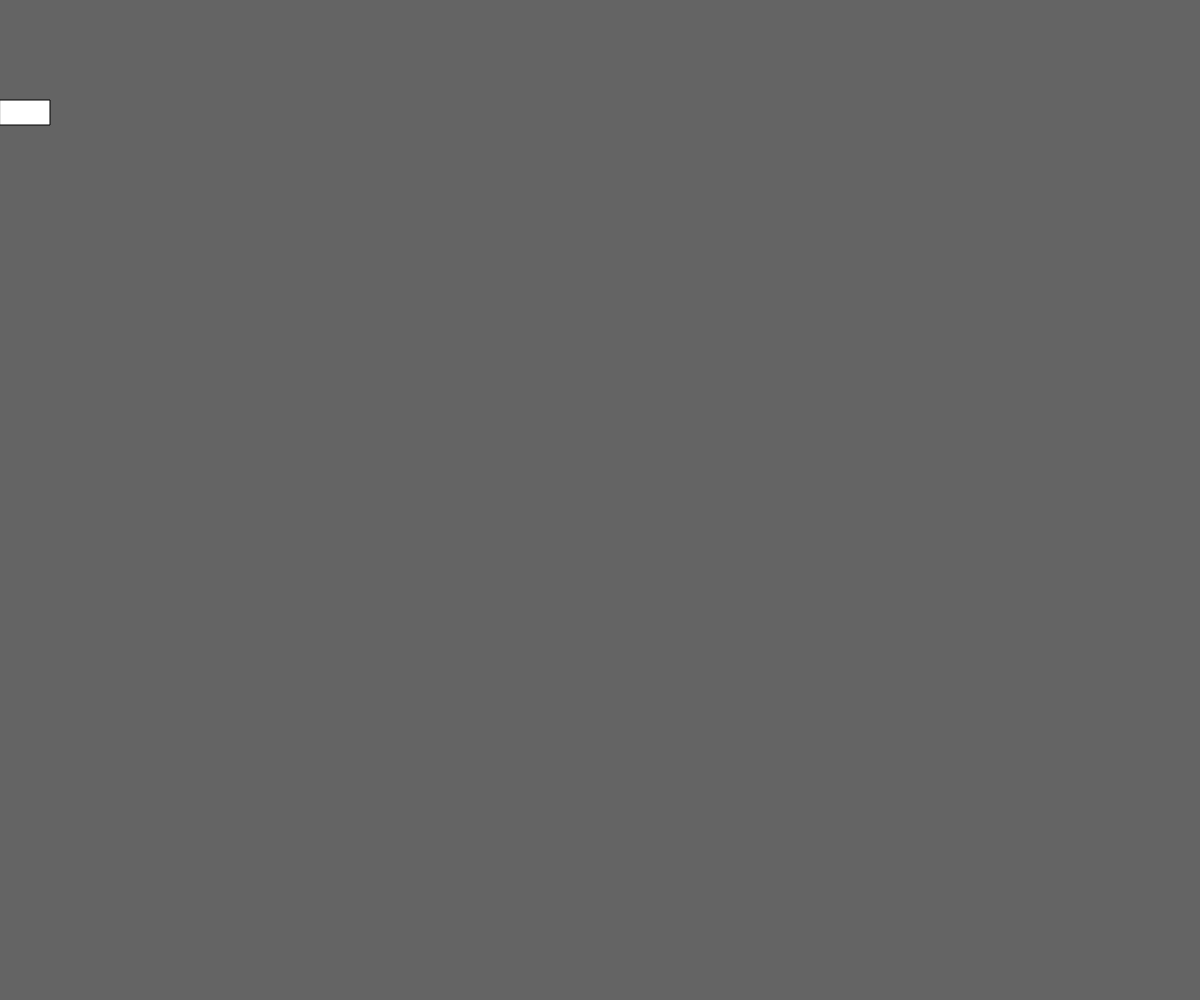
Frame 1 (no input)
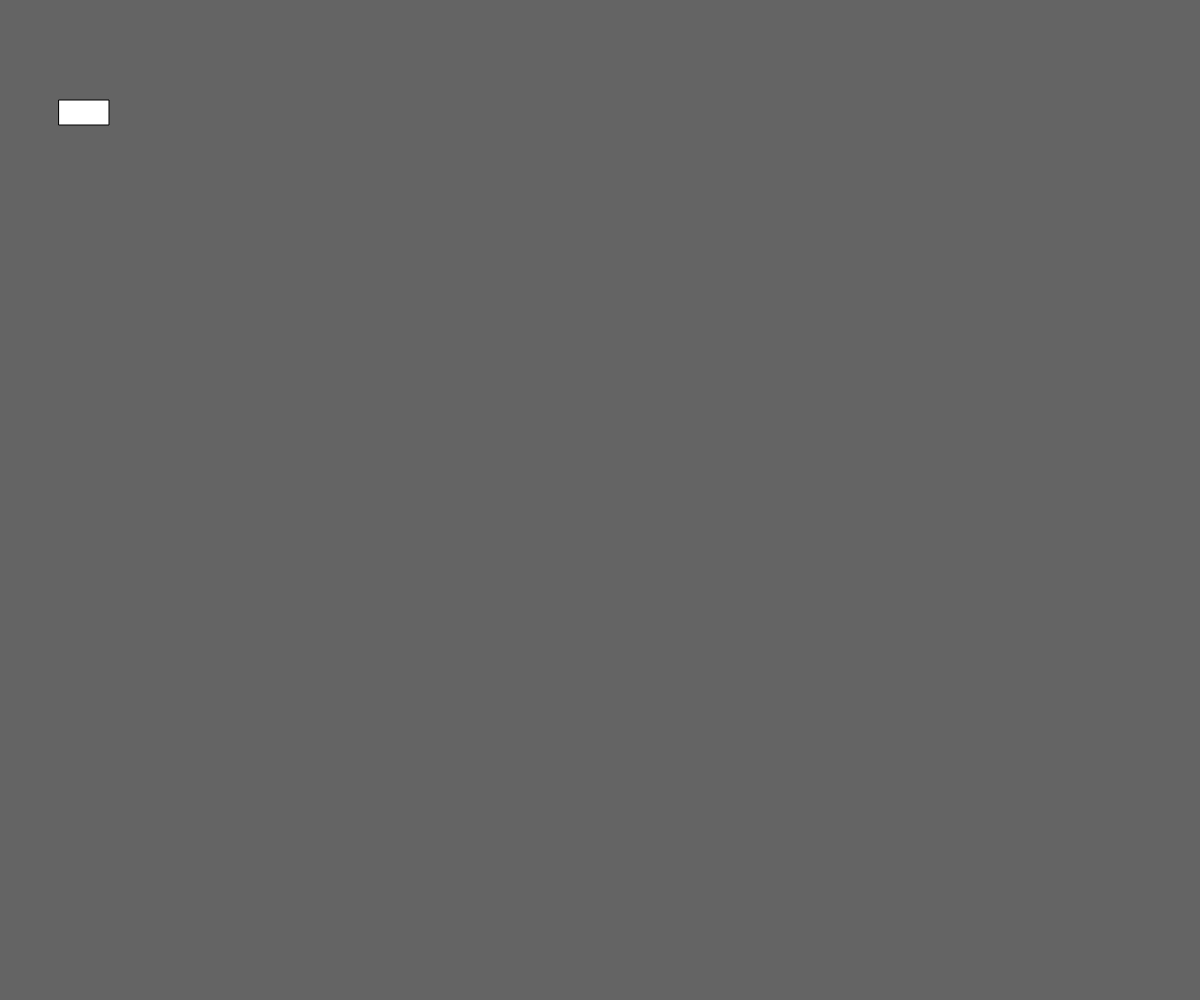
Frame 60 (no input)
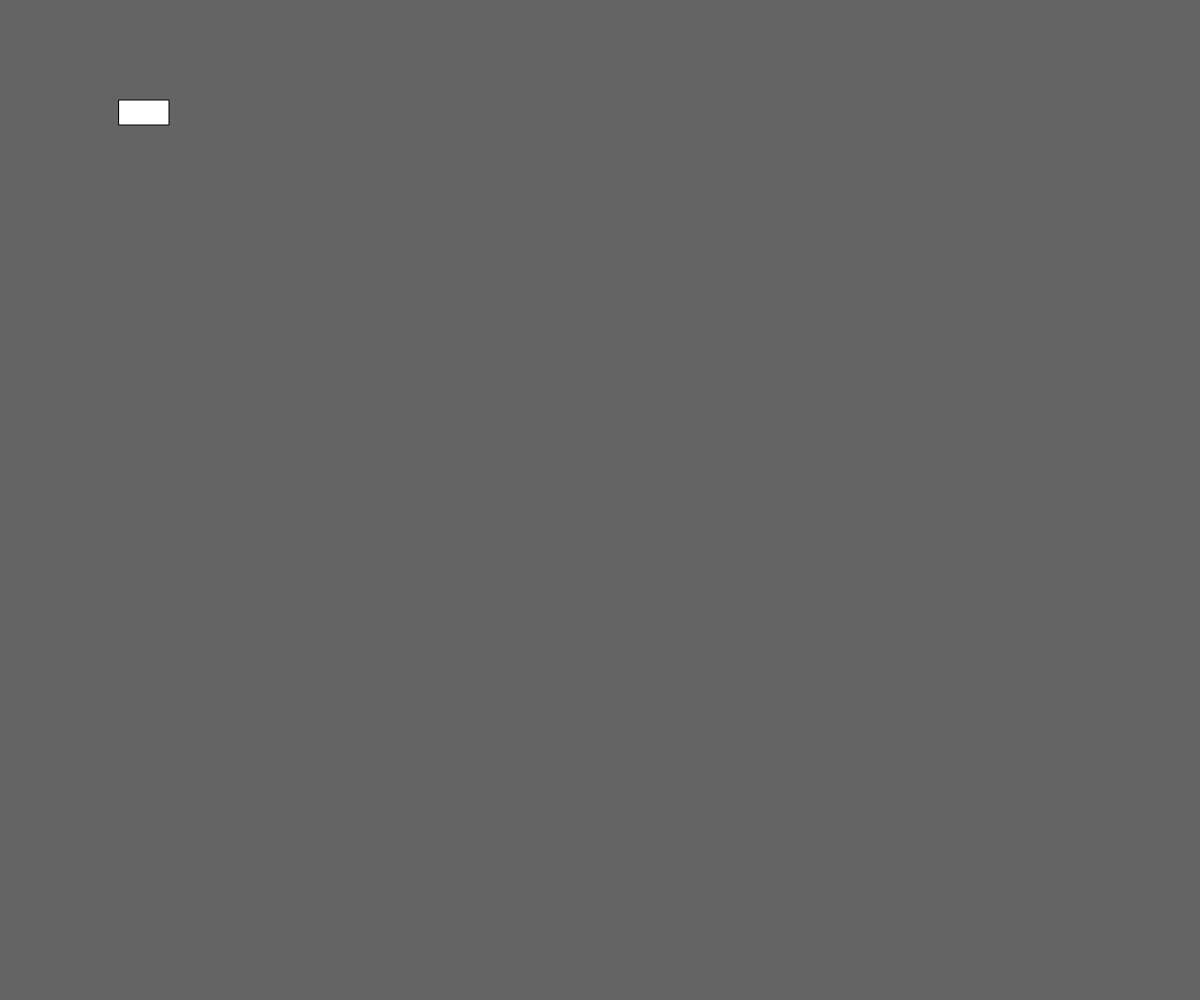
Frame 120 (the mouse pressed at the canvas centre since frame 60)

The p5.js sketch that drew these frames (run headless with seeded random() and noise() and a simulated clock; from frame 60 on, the mouse is pressed at the canvas centre):

// p5.js sketch
// ── sketch.js
var myCar; // Declare object

function setup() {
  createCanvas(windowWidth, windowHeight);

  // Spawn an object
  myCar = new Car();

} //setup

function draw() {
  background(100);

  // do some actions on the object
  myCar.display();
  myCar.move();

} //draw



// Car class
class Car {

  // constructor and attributes
  constructor() {
    this.x = 0;
  } //constructor

  // methods

  display() {
    rect(this.x, 100, 50, 25);
  } //methods display

  move() {
    this.x = this.x + 1;
  } //methods move

} // class car
